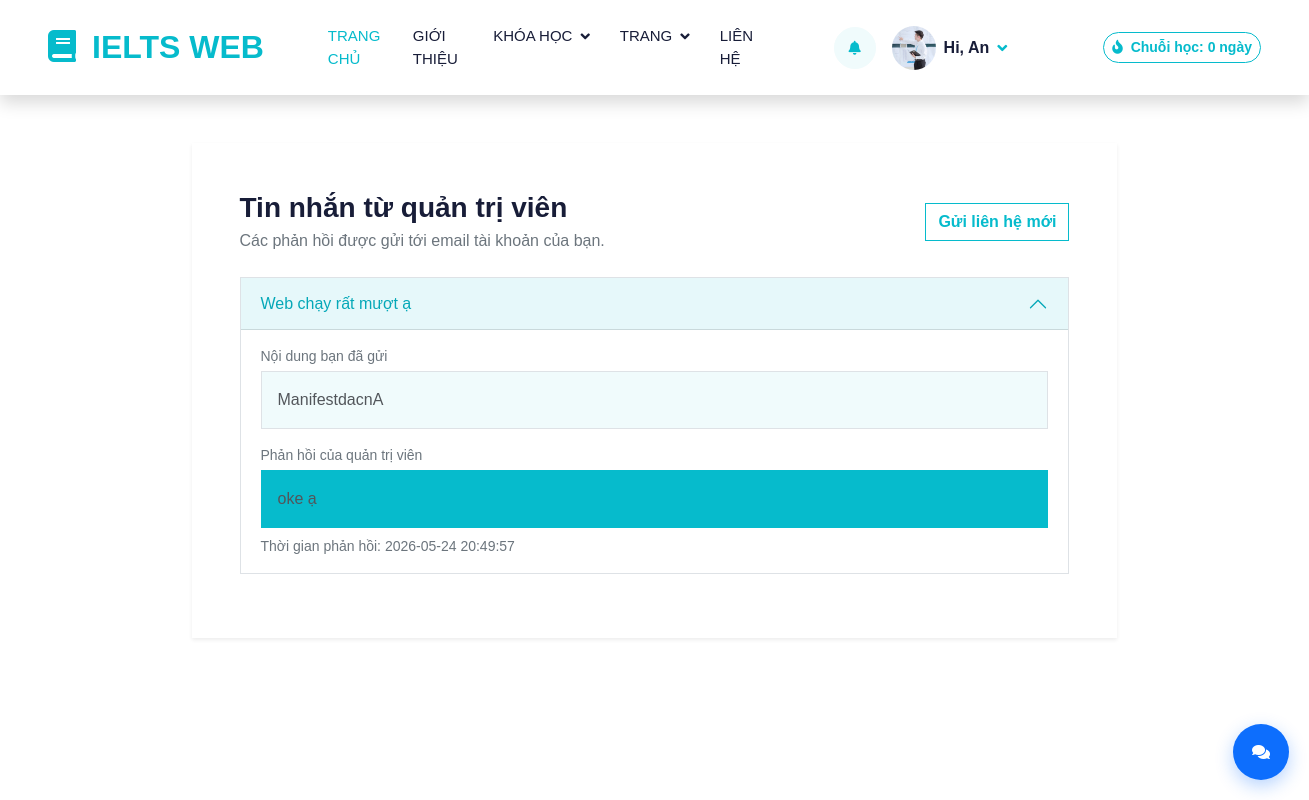
/notifications.php (signed in), run on the app's committed database.
### tables this page shows
CREATE TABLE `contact_messages` (
  `id` int(11) NOT NULL,
  `name` varchar(100) DEFAULT NULL,
  `email` varchar(100) DEFAULT NULL,
  `subject` varchar(255) DEFAULT NULL,
  `message` text DEFAULT NULL,
  `is_read` tinyint(1) NOT NULL DEFAULT 0,
  `reply_message` longtext DEFAULT NULL,
  `replied_at` datetime DEFAULT NULL,
  `user_seen_at` datetime DEFAULT NULL,
  `created_at` timestamp NOT NULL DEFAULT current_timestamp()
);

### auth.php (called while the page is built, shortened)
<?php
function auth_user(): ?array
{
    return $_SESSION['auth_user'] ?? null;
}
function auth_ensure_reply_notification_columns(mysqli $conn): void
{
    $result = $conn->query("SHOW COLUMNS FROM contact_messages LIKE 'user_seen_at'");
}
function auth_contact_reply_items(mysqli $conn, string $email, int $limit = 5): array
{
    auth_ensure_reply_notification_columns($conn);
    $limit = max(1, min(20, $limit));
    $sql = 'SELECT id, subject, reply_message, replied_at, user_seen_at FROM contact_messages WHERE email = ? AND reply_message IS NOT NULL ORDER BY COALESCE(replied_at, created_at) DESC LIMIT ' . $limit;
    $stmt = $conn->prepare($sql);
    $stmt->bind_param('s', $email);
    $stmt->execute();
    $result = $stmt->get_result();
    $items = [];
    if ($result) {
        while ($row = $result->fetch_assoc()) {
            $items[] = $row;
        }
    }
    return $items;
}

### notifications.php (the view, shortened to what this page needs)
<?php
require_once __DIR__ . '/auth.php';
require_once __DIR__ . '/config.php';
$currentUser = auth_user() ?? [];
$email = (string) ($currentUser['email'] ?? '');
if ($email !== '') {
    $stmt = $conn->prepare('SELECT id, name, email, subject, message, reply_message, replied_at, created_at FROM contact_messages WHERE email = ? AND reply_message IS NOT NULL ORDER BY COALESCE(replied_at, created_at) DESC');
    if ($stmt) {
        $stmt->bind_param('s', $email);
        $stmt->execute();
        $result = $stmt->get_result();
    }
}
?>
<!DOCTYPE html>
<html lang="vi">
<head>
    <link href="css/bootstrap.min.css" rel="stylesheet">
    <link href="css/style.css" rel="stylesheet">
    <link href="https://cdnjs.cloudflare.com/ajax/libs/font-awesome/5.10.0/css/all.min.css" rel="stylesheet">
</head>
<body>
<?php include __DIR__ . '/nav.php'; ?>
<div class="container py-5">
    <div class="row justify-content-center">
        <div class="col-lg-10">
            <div class="bg-white rounded shadow-sm p-4 p-md-5">
                <div class="d-flex justify-content-between align-items-center mb-4">
                    <div>
                        <h1 class="h3 mb-1">Tin nhắn từ quản trị viên</h1>
                        <p class="text-muted mb-0">Các phản hồi được gửi tới email tài khoản của bạn.</p>
                    </div>
                    <a href="contact.php" class="btn btn-outline-primary">Gửi liên hệ mới</a>
                </div>
                <?php if (!$items): ?>
                    <div class="alert alert-light border mb-0">Chưa có tin nhắn nào từ quản trị viên.</div>
                <?php else: ?>
                    <div class="accordion" id="replyAccordion">
                        <?php foreach ($items as $index => $item): ?>
                            <div class="accordion-item mb-3 border rounded" id="reply-<?php echo (int) $item['id']; ?>">
                                <h2 class="accordion-header" id="heading-<?php echo (int) $item['id']; ?>">
                                    <button class="accordion-button <?php echo $index === 0 ? '' : 'collapsed'; ?>" type="button" data-bs-toggle="collapse" data-bs-target="#collapse-<?php echo (int) $item['id']; ?>" aria-expanded="<?php echo $index === 0 ? 'true' : 'false'; ?>" aria-controls="collapse-<?php echo (int) $item['id']; ?>">
                                        <?php echo htmlspecialchars($item['subject'] ?? 'Không có tiêu đề', ENT_QUOTES, 'UTF-8'); ?>
                                    </button>
                                </h2>
                                <div id="collapse-<?php echo (int) $item['id']; ?>" class="accordion-collapse collapse <?php echo $index === 0 ? 'show' : ''; ?>" aria-labelledby="heading-<?php echo (int) $item['id']; ?>" data-bs-parent="#replyAccordion">
                                    <div class="accordion-body">
                                        <div class="mb-3">
                                            <div class="small text-muted mb-1">Nội dung bạn đã gửi</div>
                                            <div class="p-3 bg-light rounded border"><?php echo nl2br(htmlspecialchars($item['message'] ?? '', ENT_QUOTES, 'UTF-8')); ?></div>
                                        </div>
                                        <div>
                                            <div class="small text-muted mb-1">Phản hồi của quản trị viên</div>
                                            <div class="p-3 bg-primary bg-opacity-10 rounded border border-primary">
                                                <?php echo nl2br(htmlspecialchars($item['reply_message'] ?? '', ENT_QUOTES, 'UTF-8')); ?>
                                            </div>
                                            <?php if (!empty($item['replied_at'])): ?>
                                                <div class="small text-muted mt-2">Thời gian phản hồi: <?php echo htmlspecialchars($item['replied_at'], ENT_QUOTES, 'UTF-8'); ?></div>
                                            <?php endif; ?>
                                        </div>
                                    </div>
                                </div>
                            </div>
                        <?php endforeach; ?>
                    </div>
                <?php endif; ?>
            </div>
        </div>
    </div>
</div>
</body>
</html>

### css/style.css (style rules this page uses)
:root { --primary: #06BBCC; --light: #F0FBFC; --dark: #181d38; }
.btn { font-family: 'Nunito', sans-serif; font-weight: 600; transition: .5s; }

### data on the page
contact_messages: subject "Web chạy rất mượt ạ", message "ManifestdacnA", reply_message "oke ạ", replied_at "2026-05-24 20:49:57"

### other printed values
$currentUser['name'] "An"
$streakStatus['currentStreak'] "0"
